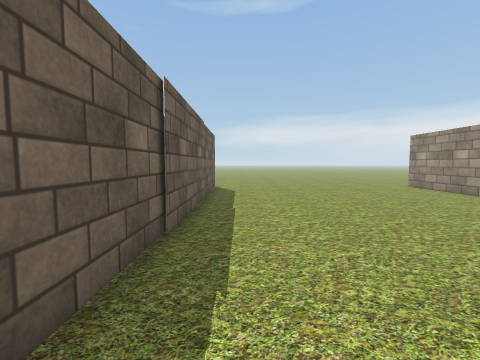
[1] (above)

16 first-person views from a walk through a 3-D level made in the Unity game engine. The camera is 1.4 m above the floor, tilts 4° down and sees 90° across. The floor is counted in squares, 1 m on a side. Each view is taken from the middle of a square. On the plan, view 1 faces up. The plan holds only what a view shows up to about 13 squares ahead; the rest is blank. The place goes on beyond the plan. Some animated figures are left out. Some surface patterns are stand-ins.

[2]
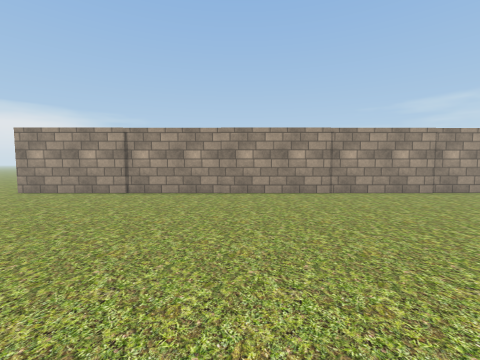

[3]
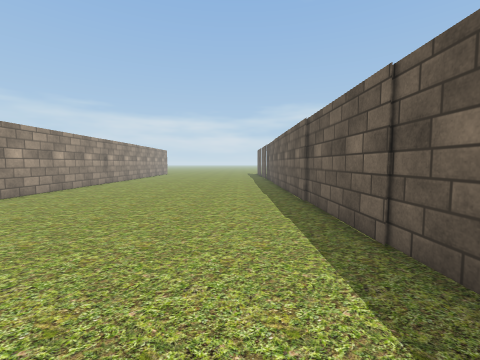

[4]
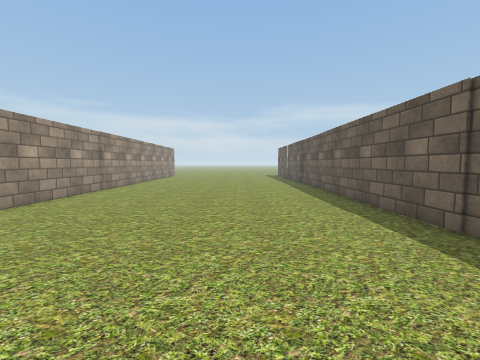

[5]
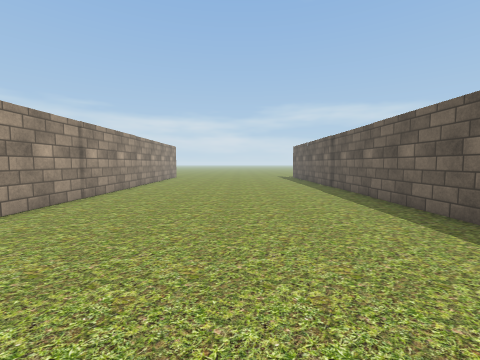

[6]
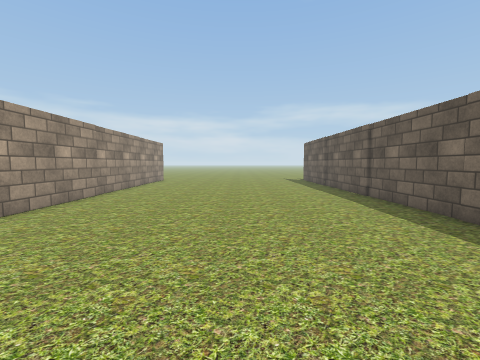

[7]
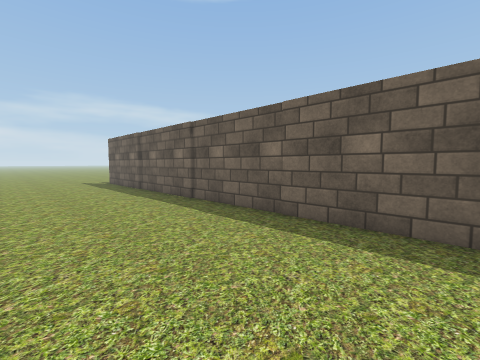

[8]
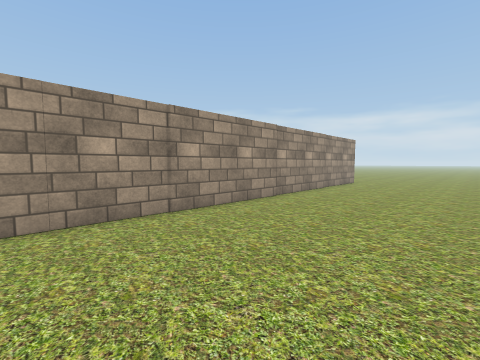

[9]
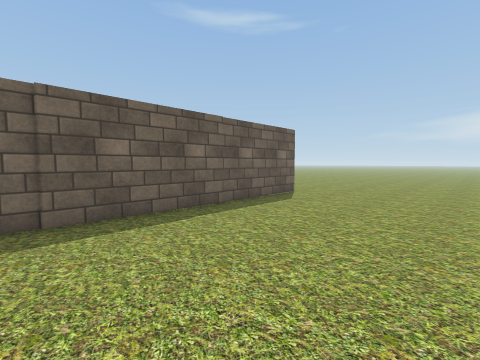

[10]
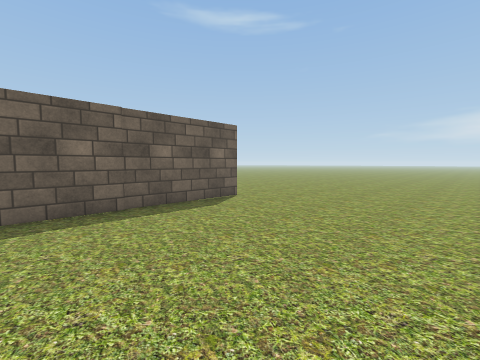

[11]
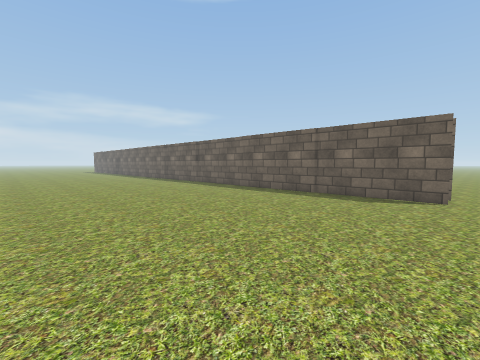

[12]
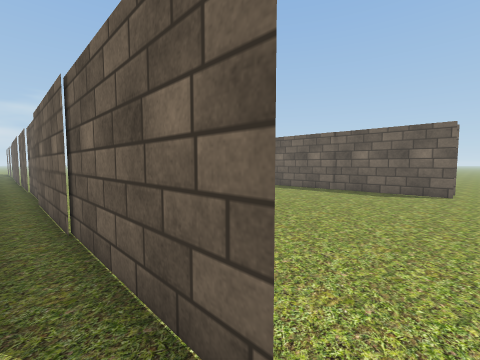

[13]
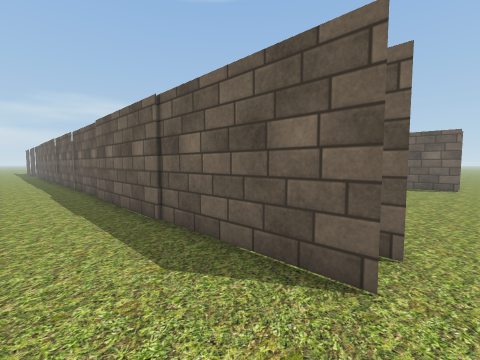

[14]
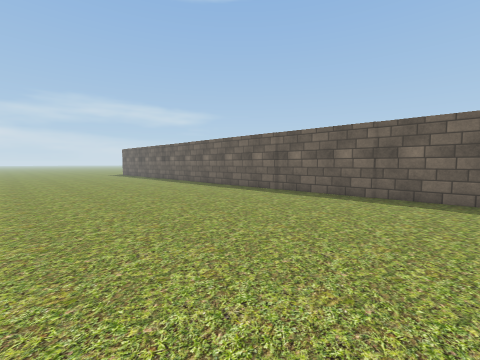

[15]
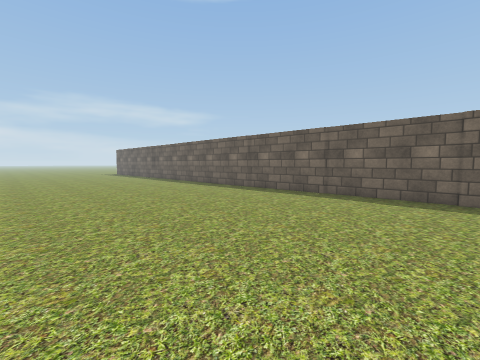

[16]
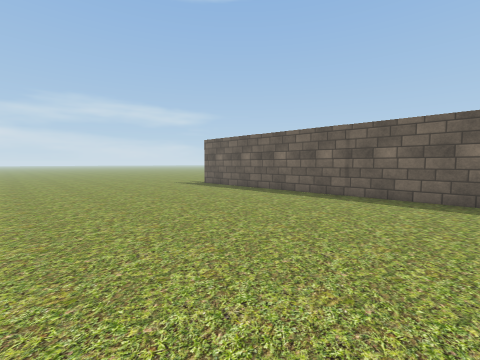

### Floor plan
Points are (right, up) in squares from view 1. A wall is a line through its corners. A room is listed if a view was taken in it or the views show most of it. See-through windows are left out.
Room 1 (views 1, 2, 3, 4, 5, 6, 7, 8, 9, 10, 11, 14, 15, 16)
walls: (-1.5, 14.4) (-1.5, -19.5); (10.2, -19.5) (10.2, 14.4)
ways out: opening at (10.5, 15) to room 2; opening at (-1, 15)
Room 2 (views 12, 13)
walls: (10.1, 3.2) (10.1, -2.4); (11.3, 14.4) (11.3, -0.8); (10.1, 14.4) (10.1, 4.5)
ways out: opening at (10.5, 15) to room 1

Positions as (right, up) in squares from view 1, and headings:
1: (0, 0), facing up
2: (-1, 4), facing right
3: (1, 4), facing down
4: (3, 0), facing down
5: (4, -3), facing down
6: (4, -7), facing down
7: (4, -9), facing down-left
8: (4, -9), facing down-right
9: (5, 4), facing up-left
10: (6, 7), facing up-left
11: (9, 15), facing down-left
12: (11, 15), facing down-left
13: (14, 15), facing down-left
14: (9, 3), facing down-left
15: (9, 5), facing down-left
16: (9, -13), facing down-left
